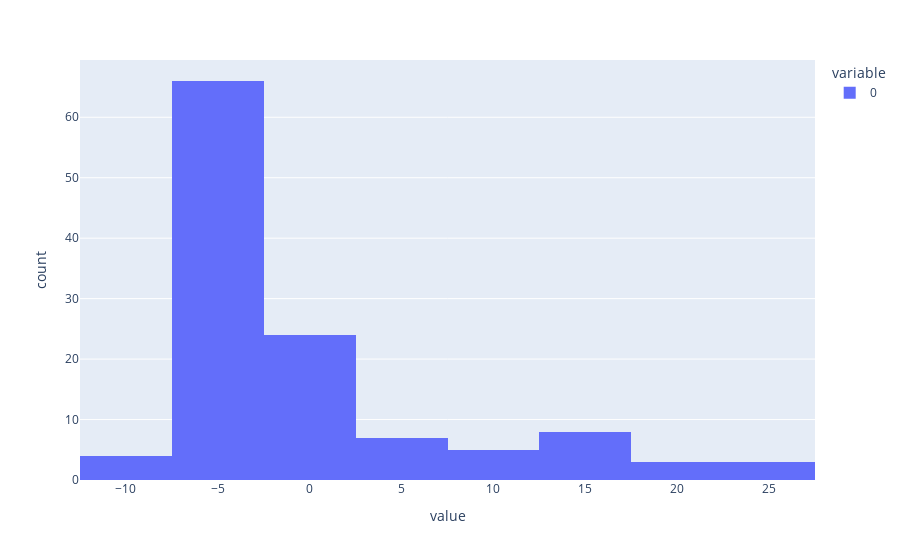

The cell this chart's notebook holds for it:
### Code cell
def calculate_R_squared_com(guide):
    predictive = pyro.infer.Predictive(model, guide=guide, num_samples=1000)
    predictions = predictive(trust, patch, time)

    print(predictions.keys())
    simulated_outcome = (
        predictions["weight_trust"] * trust
        + predictions["weight_patch"] * patch
        + predictions["bias"]
    )
    print(simulated_outcome.shape)
    mean_sim_outcome = simulated_outcome.mean(dim=0)
    print(mean_sim_outcome.shape)

    fig = px.histogram(time - mean_sim_outcome)
    fig.show()

    observed_mean = torch.mean(time)

    tss = torch.sum((time - observed_mean) ** 2)
    print(tss)

    rss = torch.sum((time - mean_sim_outcome) ** 2)

    r_squared = 1 - (rss / tss)

    return r_squared


print(calculate_R_squared_com(guide))

### Figure 1 — Plotly figure (JSON) as saved in the notebook; plotly's stock layout.template omitted (floating-point values rounded to 4 significant figures)
{"data": [{"alignmentgroup": "True", "bingroup": "x", "hovertemplate": "variable=0<br>value=%{x}<br>count=%{y}<extra></extra>", "legendgroup": "0", "marker": {"color": "#636efa", "pattern": {"shape": ""}}, "name": "0", "offsetgroup": "0", "orientation": "v", "showlegend": true, "type": "histogram", "x": [8.234, 7.567, -1.544, -3.877, 0.1735, 11.4, 14.51, 20.51, -1.442, 7.669, 25.0, 4.224, 15.39, 22.61, 14.28, 14.61, 19.55, 23.22, 15.99, 19.77, -4.508, -3.62, -2.064, -2.62, -0.4575, -5.346, 0.5425, -2.902, 7.149, 10.15, -4.407, 1.705, -0.3556, 12.76, -2.689, -2.022, -7.527, -5.193, -6.193, 5.362, -3.917, -4.473, -4.473, -4.362, -4.2, -1.2, -3.977, 3.912, -3.038, -2.815, -5.593, 2.407, -0.431, 15.79, -5.653, 3.013, -7.491, -3.38, -7.936, -4.269, 1.341, 0.5629, -2.882, -3.77, 5.947, -1.386, -4.831, -2.831, -0.7796, -3.113, -3.78, -4.891, -3.395, -1.729, -6.729, 13.83, -5.344, -5.344, 5.211, -3.233, -1.401, -4.29, -3.846, 1.265, -3.795, -3.684, -2.795, -3.128, -4.299, -4.188, -1.966, -5.522, -6.804, 0.4181, -4.693, -6.804, -8.198, -8.309, -5.198, -6.531, -4.144, -3.366, -4.032, -3.255, -1.981, -4.648, -3.981, -4.426, -5.819, -5.264, -4.819, -0.8194, -3.546, -2.88, -5.546, -4.88, -4.162, -6.606, 2.06, -7.273], "xaxis": "x", "yaxis": "y"}], "layout": {"barmode": "relative", "legend": {"title": {"text": "variable"}, "tracegroupgap": 0}, "margin": {"t": 60}, "xaxis": {"anchor": "y", "domain": [0, 1], "title": {"text": "value"}}, "yaxis": {"anchor": "x", "domain": [0, 1], "title": {"text": "count"}}}}
